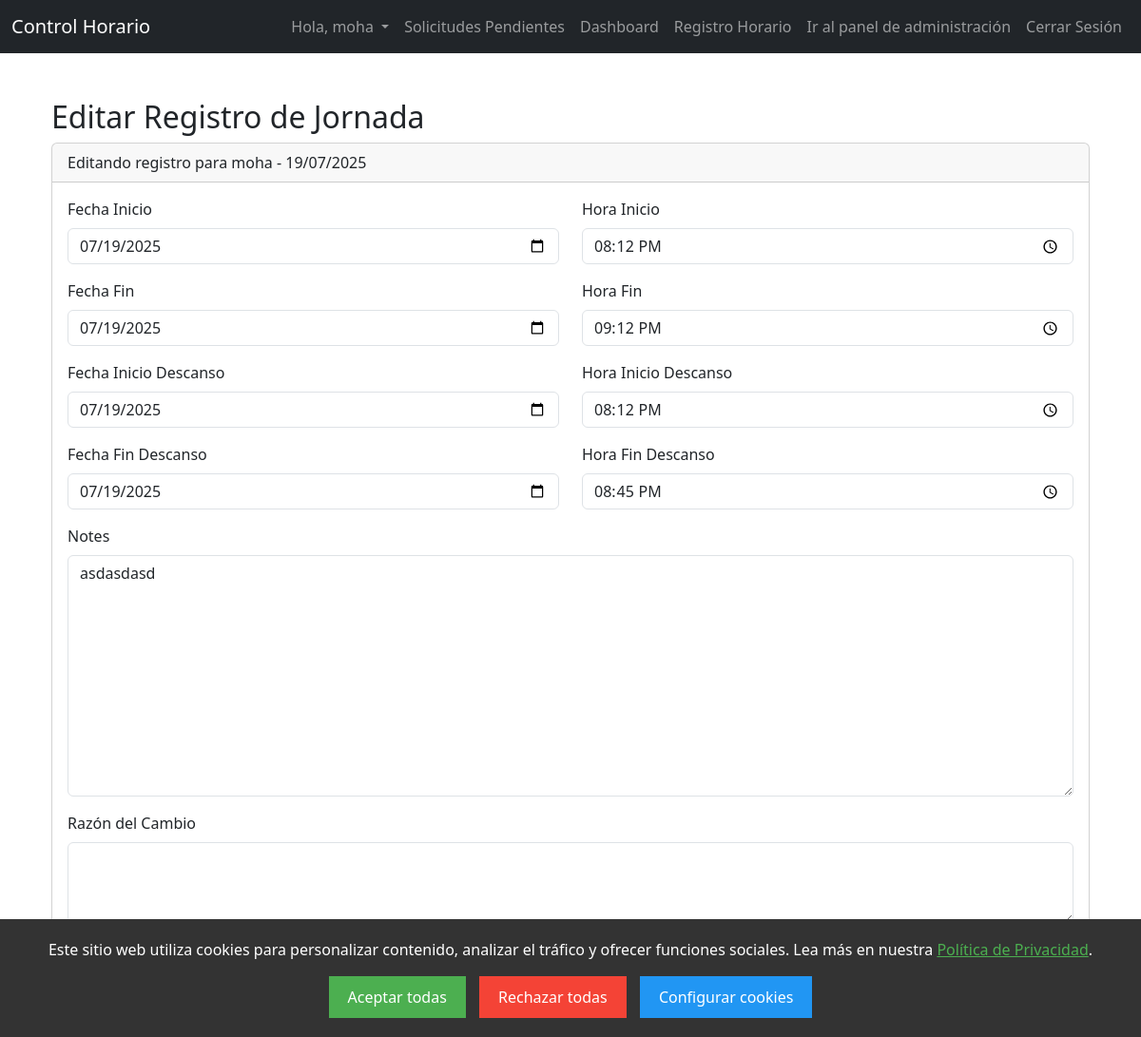
The page /edit-entry/25/ (signed in) on the database its author committed.
### control_horario_app/models.py (models this page shows, shortened)
class TimeEntry(models.Model):
    user = models.ForeignKey(User, on_delete=models.CASCADE)
    start_time = models.DateTimeField()
    end_time = models.DateTimeField(null=True, blank=True)
    break_start = models.DateTimeField(null=True, blank=True)
    break_end = models.DateTimeField(null=True, blank=True)
    notes = models.TextField(blank=True)
    created_at = models.DateTimeField(auto_now_add=True)
    is_edited = models.BooleanField(default=False) # Considerar añadir esto para auditoría
    last_edited = models.DateTimeField(null=True, blank=True) # Y esto
    class Meta:
        ordering = ['-start_time'] # Esto ya debería estar

### control_horario_app/views.py (the view)
# urls.py: path('edit-entry/<int:entry_id>/', views.edit_time_entry, name='edit_time_entry'),
@login_required
def edit_time_entry(request, entry_id):
    entry = get_object_or_404(TimeEntry, id=entry_id)
    if not (request.user == entry.user or is_admin(request.user)):
        messages.error(request, 'No tienes permiso para editar este registro.')
        return redirect('dashboard')
    current_is_admin = is_admin(request.user)
    if request.method == 'POST':
        if current_is_admin: # Si es un admin, intentará editar directamente
            form = TimeEntryEditForm(request.POST, instance=entry)
            if form.is_valid():
                try:
                    updated_entry = form.save(commit=False)
                    updated_entry.is_edited = True
                    updated_entry.last_edited = timezone.now()
                    updated_entry.save() # Guarda la instancia en la base de datos AHORA
                    admin_reason = form.cleaned_data.get('reason')
                    if admin_reason: # Solo crea la solicitud de modificación si el admin proporcionó una razón
                        TimeEntryModificationRequest.objects.create(
                            original_entry=updated_entry, # Usa la instancia que acaba de ser guardada
                            requesting_user=request.user,
                            requested_start_time=updated_entry.start_time,
                            requested_end_time=updated_entry.end_time,
                            requested_break_start=updated_entry.break_start,
                            requested_break_end=updated_entry.break_end,
                            reason=admin_reason,
                            status='approved',
                            reviewer=request.user,
                            reviewed_at=timezone.now(),
                            admin_notes=admin_reason
                        )
                    messages.success(request, 'El registro de jornada ha sido actualizado directamente por el administrador.')
                    return redirect('dashboard')
                except Exception as e:
                    messages.error(request, f'Ocurrió un error al guardar el registro: {e}. Por favor, contacte al soporte.')
                    print(f"ERROR al guardar registro (admin): {e}") # Imprime el error en la consola del servidor para depuración
            else:
                print(f"Errores en el formulario de edición (admin): {form.errors}") # También imprime los errores en la consola
                messages.error(request, 'Por favor, corrige los errores en el formulario de edición directa.')
        else: # Si NO es un admin, es una solicitud de cambio (este bloque se mantiene igual que antes)
            form = TimeEntryRequestModificationForm(request.POST, original_entry=entry)
            if form.is_valid():
                try:
                    modification_request = TimeEntryModificationRequest.objects.create(
                        original_entry=entry,
                        requesting_user=request.user,
                        requested_start_time=form.cleaned_data.get('combined_start_time'),
                        requested_end_time=form.cleaned_data.get('combined_end_time'),
                        requested_break_start=form.cleaned_data.get('combined_break_start'),
                        requested_break_end=form.cleaned_data.get('combined_break_end'),
                        reason=form.cleaned_data.get('reason', ''),
                        status='pending'
                    )
                    messages.success(request, 'Su solicitud de modificación ha sido enviada al administrador y está pendiente de revisión.')
                    admin_users = User.objects.filter(is_staff=True, is_active=True)
                    admin_emails = [u.email for u in admin_users if u.email]
                    if admin_emails:
                        subject = f"Nueva Solicitud de Modificación de Jornada de {request.user.username}"
                        context_email = {
                            'requesting_user': request.user,
                            'original_entry': entry,
                            'modification_request': modification_request,
                            'requested_start_time': modification_request.requested_start_time,
                            'requested_end_time': modification_request.requested_end_time,
                            'requested_break_start': modification_request.requested_break_start,
                            'requested_break_end': modification_request.requested_break_end,
                            'reason': modification_request.reason,
                            'request_url': request.build_absolute_uri(reverse('admin:%s_%s_change' % (modification_request._meta.app_label, modification_request._meta.model_name), args=[modification_request.id])),
                            'admin_name': 'Administrador',
                            'company_name': 'Tu Empresa',
                            'site_url_logo': 'https://i.imgur.com/oNrnCFF.jpeg'
                        }
                        html_message = render_to_string('control_horario_app/admin_request_email.html', context_email)
                        plain_message = strip_tags(html_message)
                        email = EmailMultiAlternatives(
                            subject, plain_message, settings.DEFAULT_FROM_EMAIL, admin_emails
                        )
                        email.attach_alternative(html_message, "text/html")
                        email.send(fail_silently=False)
                    else:
                        messages.warning(request, 'Su solicitud de cambio ha sido guardada, pero no hay administradores configurados para recibir el correo de notificación.')
                    return redirect('dashboard')
                except Exception as e:
                    messages.error(request, f'Ocurrió un error al procesar su solicitud de cambio: {e}. Por favor, contacte al soporte.')
                    print(f"ERROR al crear solicitud o enviar email: {e}")
            else:
                print(f"Errores en el formulario de solicitud (usuario): {form.errors}")
                messages.error(request, 'Por favor, corrige los errores en el formulario de solicitud de cambio.')
    else: # GET request (cuando se carga la página por primera vez)
        if current_is_admin:
            form = TimeEntryEditForm(instance=entry)
        else:
            form = TimeEntryRequestModificationForm(original_entry=entry)
    context = {
        'form': form, # Ahora solo pasamos una variable 'form' a la plantilla
        'entry': entry,
        'is_admin': current_is_admin,
    }
    return render(request, 'control_horario_app/edit_time_entry.html', context)

### control_horario_app/views.py (called while the page is built)
def is_admin(user):
    return user.is_staff

### control_horario_app/templates/control_horario_app/edit_time_entry.html (shortened to what this page needs)
{% extends 'base.html' %}
{% load static %}
{% block content %}
<div class="container mt-5">
    <h2>Editar Registro de Jornada</h2>
    <div class="card mb-4">
        <div class="card-header">
            Editando registro para {{ entry.user.username }} - {{ entry.start_time|date:"d/m/Y" }}
        </div>
        <div class="card-body">
            <form method="post" id="timeEntryForm">
                <div class="row">
                    <div class="col-md-6 mb-3">
                        <label for="id_start_date" class="form-label">Fecha Inicio</label>
                        <input type="date" class="form-control {% if form.start_date.errors %}is-invalid{% endif %}" id="id_start_date" name="{{ form.start_date.name }}" value="{{ form.start_date.value|date:'Y-m-d'|default_if_none:'' }}">
                    </div>
                    <div class="col-md-6 mb-3">
                        <label for="id_start_time_part" class="form-label">Hora Inicio</label>
                        <input type="time" class="form-control {% if form.start_time_part.errors %}is-invalid{% endif %}" id="id_start_time_part" name="{{ form.start_time_part.name }}" value="{{ form.start_time_part.value|time:'H:i'|default_if_none:'' }}">
                    </div>
                </div>
                <div class="row">
                    <div class="col-md-6 mb-3">
                        <label for="id_end_date" class="form-label">Fecha Fin</label>
                        <input type="date" class="form-control {% if form.end_date.errors %}is-invalid{% endif %}" id="id_end_date" name="{{ form.end_date.name }}" value="{{ form.end_date.value|date:'Y-m-d'|default_if_none:'' }}">
                    </div>
                    <div class="col-md-6 mb-3">
                        <label for="id_end_time_part" class="form-label">Hora Fin</label>
                        <input type="time" class="form-control {% if form.end_time_part.errors %}is-invalid{% endif %}" id="id_end_time_part" name="{{ form.end_time_part.name }}" value="{{ form.end_time_part.value|time:'H:i'|default_if_none:'' }}">
                    </div>
                </div>
                <div class="row">
                    <div class="col-md-6 mb-3">
                        <label for="id_break_start_date" class="form-label">Fecha Inicio Descanso</label>
                        <input type="date" class="form-control {% if form.break_start_date.errors %}is-invalid{% endif %}" id="id_break_start_date" name="{{ form.break_start_date.name }}" value="{{ form.break_start_date.value|date:'Y-m-d'|default_if_none:'' }}">
                    </div>
                    <div class="col-md-6 mb-3">
                        <label for="id_break_start_time_part" class="form-label">Hora Inicio Descanso</label>
                        <input type="time" class="form-control {% if form.break_start_time_part.errors %}is-invalid{% endif %}" id="id_break_start_time_part" name="{{ form.break_start_time_part.name }}" value="{{ form.break_start_time_part.value|time:'H:i'|default_if_none:'' }}">
                    </div>
                </div>
                <div class="row">
                    <div class="col-md-6 mb-3">
                        <label for="id_break_end_date" class="form-label">Fecha Fin Descanso</label>
                        <input type="date" class="form-control {% if form.break_end_date.errors %}is-invalid{% endif %}" id="id_break_end_date" name="{{ form.break_end_date.name }}" value="{{ form.break_end_date.value|date:'Y-m-d'|default_if_none:'' }}">
                    </div>
                    <div class="col-md-6 mb-3">
                        <label for="id_break_end_time_part" class="form-label">Hora Fin Descanso</label>
                        <input type="time" class="form-control {% if form.break_end_time_part.errors %}is-invalid{% endif %}" id="id_break_end_time_part" name="{{ form.break_end_time_part.name }}" value="{{ form.break_end_time_part.value|time:'H:i'|default_if_none:'' }}">
                    </div>
                </div>
                {% if form.notes %}
                <div class="mb-3">
                    <label for="id_notes" class="form-label">{{ form.notes.label }}</label>
                    {{ form.notes }}
                </div>
                {% endif %}
                <div class="mb-3">
                    <label for="id_reason" class="form-label">{{ form.reason.label }}</label>
                    {{ form.reason }}
                    <small class="form-text text-muted">{{ form.reason.help_text }}</small>
                </div>
                <button type="submit" class="btn btn-primary">Guardar Cambios</button>
                <a href="{% url 'dashboard' %}" class="btn btn-secondary">Cancelar</a>
            </form>
        </div>
    </div>
</div>
{% endblock %}

### control_horario_app/templates/control_horario_app/base.html (shortened to what this page needs)
<!DOCTYPE html>
<html lang="es">
<head>
    <link href="https://cdn.jsdelivr.net/npm/bootstrap@5.3.2/dist/css/bootstrap.min.css" rel="stylesheet">
    <link rel="stylesheet" href="https://cdn.jsdelivr.net/npm/bootstrap-icons@1.11.3/font/bootstrap-icons.min.css">
</head>
<body>
    <nav class="navbar navbar-expand-lg navbar-dark bg-dark">
        <div class="container-fluid">
            <a class="navbar-brand" href="#">Control Horario</a>
            <div class="collapse navbar-collapse" id="navbarNav">
                <ul class="navbar-nav ms-auto">
                    {% if user.is_authenticated %}
                    <li class="nav-item dropdown">
                        <a class="nav-link dropdown-toggle" href="#" id="navbarDropdown" role="button" data-bs-toggle="dropdown" aria-expanded="false">
                            Hola, {{ user.username }}
                        </a>
                    </li>
                        {% if request.user.is_authenticated and request.user.is_staff %}
                            <li class="nav-item">
                                <a class="nav-link" href="{% url 'admin_modification_requests' %}">
                                    Solicitudes Pendientes {% if pending_requests_count %} <span class="badge bg-danger">{{ pending_requests_count }}</span>{% endif %}
                                </a>
                            </li>
                        {% endif %}
                        <li class="nav-item">
                            <a class="nav-link" href="{% url 'dashboard' %}">Dashboard</a>
                        </li>
                        <li class="nav-item">
                            <a class="nav-link" href="{% url 'timesheet' %}">Registro Horario</a>
                        </li>
                        {% if request.user.is_authenticated and request.user.is_staff %}
                        <li>
                             <a href="{% url 'admin:login' %}" target="_blank" class="nav-item nav-link">Ir al panel de administración</a>
                        </li>
                         {% endif %}
                        <li class="nav-item">
                            <a class="nav-link" href="{% url 'logout' %}">Cerrar Sesión</a>
                        </li>
                    {% endif %}
                </ul>
            </div>
        </div>
    </nav>
    <div class="container mt-4">
        {% block content %}
        {% endblock %}
    </div>
    {% if not request.COOKIES.cookie_consent %}
<div id="cookie-banner" class="cookie-banner" style="position: fixed; bottom: 0; width: 100%; background: #333; color: white; text-align: center; padding: 20px; z-index: 1000;">
    <p>
        Este sitio web utiliza cookies para personalizar contenido, analizar el tráfico y ofrecer funciones sociales.
        Lea más en nuestra <a href="{% url 'privacy_policy' %}" style="color: #4CAF50; text-decoration: underline;">Política de Privacidad</a>.
    </p>
    <div style="margin-top: 10px;">
        <button id="accept-all-cookies" style="background: #4CAF50; color: white; padding: 10px 20px; border: none; cursor: pointer; margin-right: 10px;">
            Aceptar todas
        </button>
        <button id="reject-all-cookies" style="background: #f44336; color: white; padding: 10px 20px; border: none; cursor: pointer; margin-right: 10px;">
            Rechazar todas
        </button>
        <button id="configure-cookies" style="background: #2196F3; color: white; padding: 10px 20px; border: none; cursor: pointer;">
            Configurar cookies
        </button>
    </div>
</div>
{% endif %}
</body>
</html>

### rows shown on the page
TimeEntry: user.username "moha", start_time "19/07/2025", notes "asdasdasd"

### other values the page prints
{{ user.username }} "moha"
